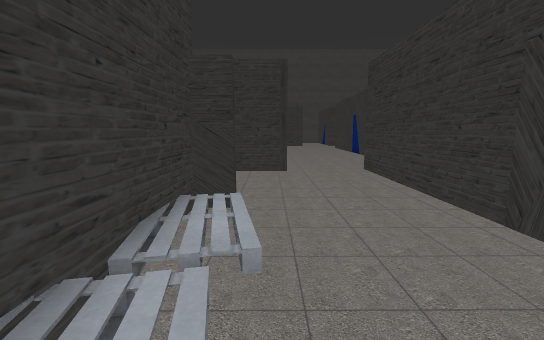
[1] (above)

24 first-person views from a walk through a scene from a Unity 3-D project. The camera is 1.4 m above the floor, tilts 8° down and sees 90° across. The floor is counted in squares, 1 m on a side. Each view is taken from the middle of a square. On the plan, view 1 faces up. The plan holds only what a view shows up to about 13 squares ahead; the rest is blank. The player is left out. Some animated figures are not drawn.

[2]
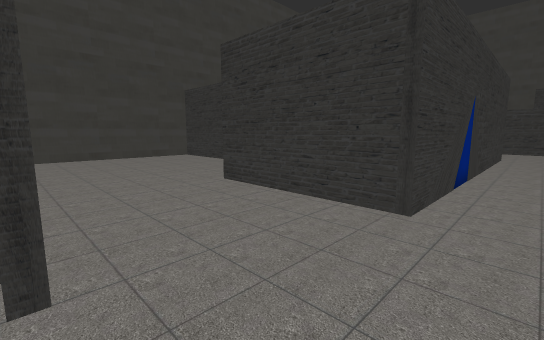

[3]
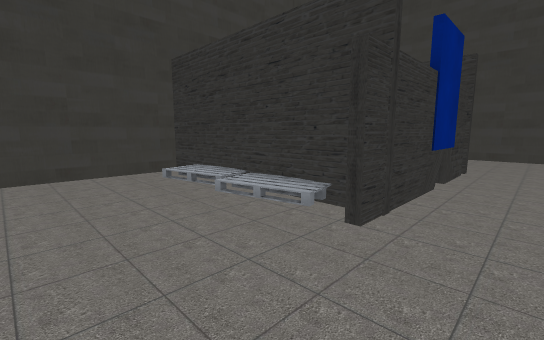

[4]
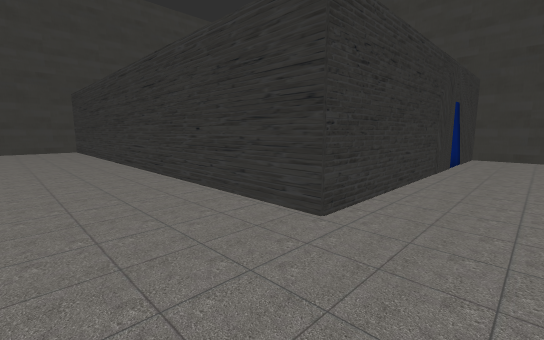

[5]
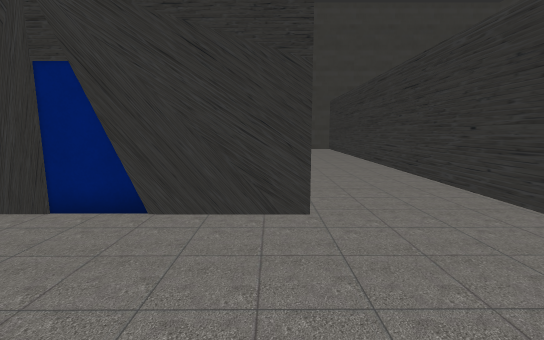

[6]
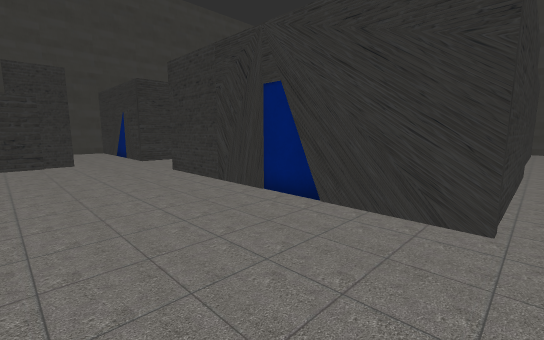

[7]
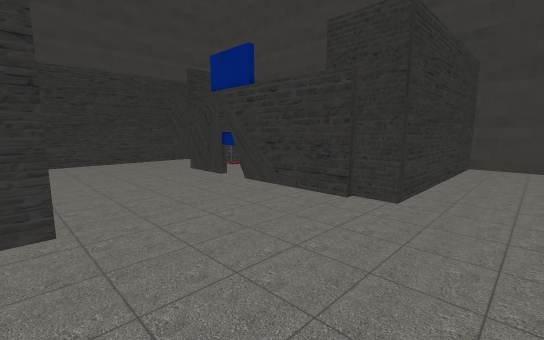

[8]
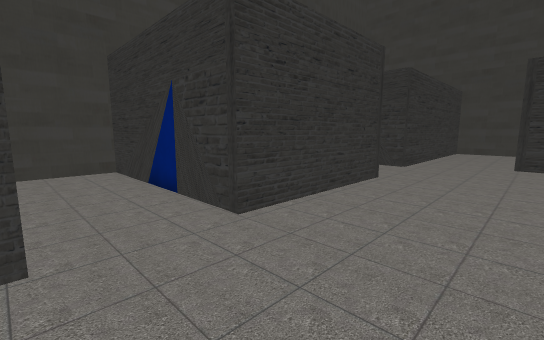

[9]
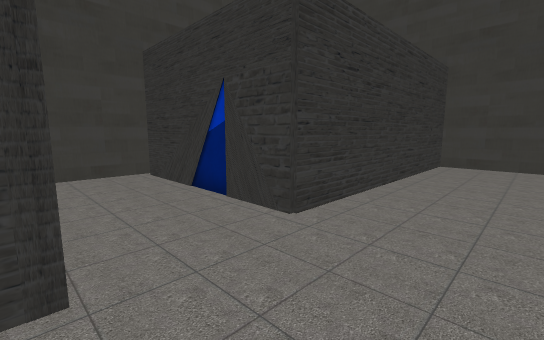

[10]
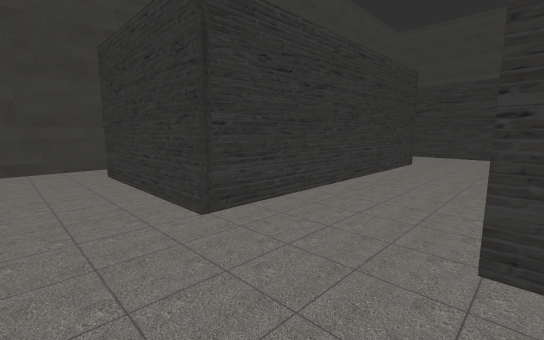

[11]
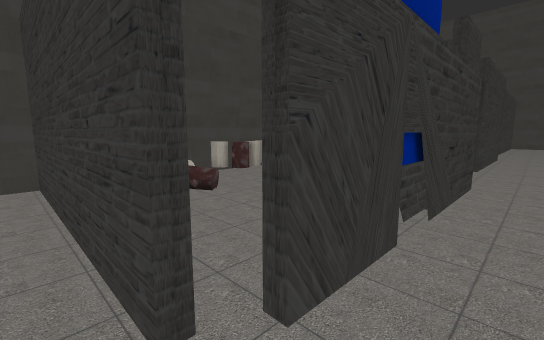

[12]
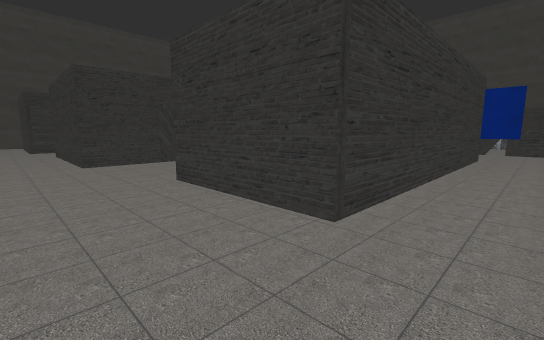

[13]
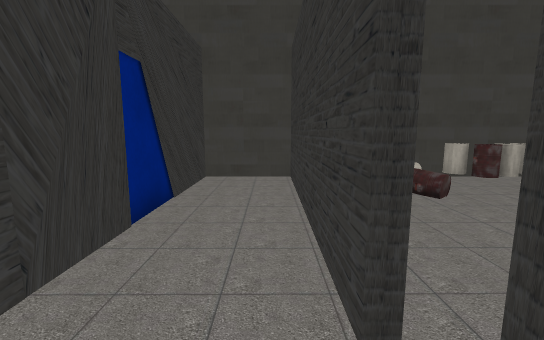

[14]
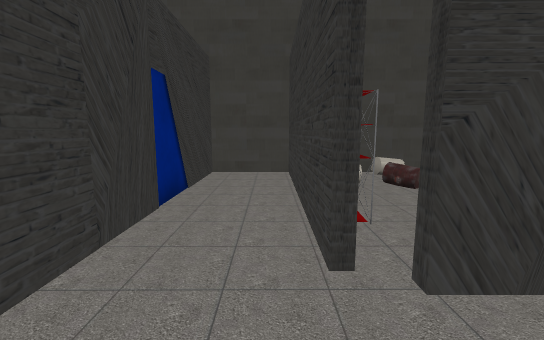

[15]
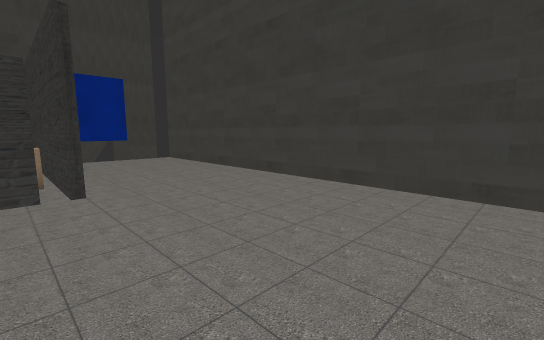

[16]
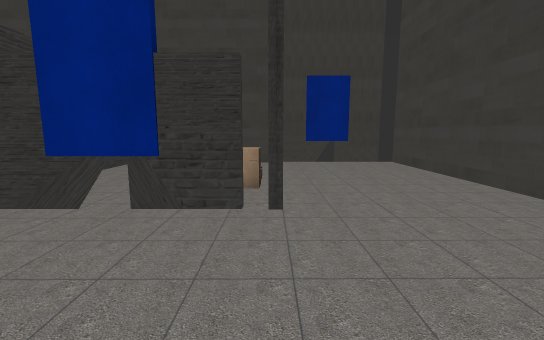

[17]
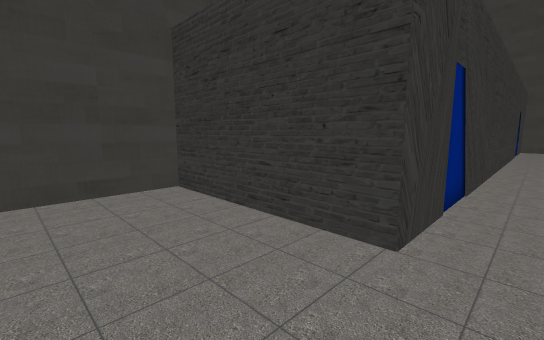

[18]
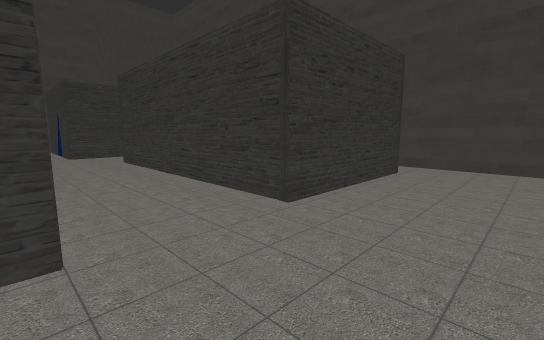

[19]
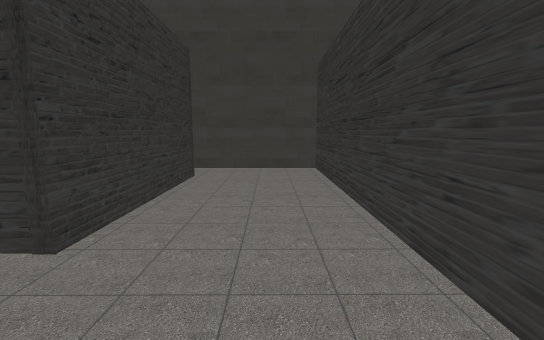

[20]
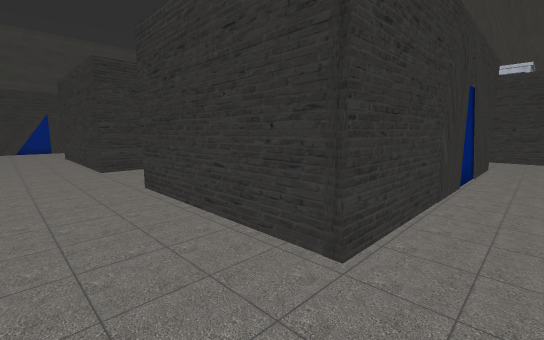

[21]
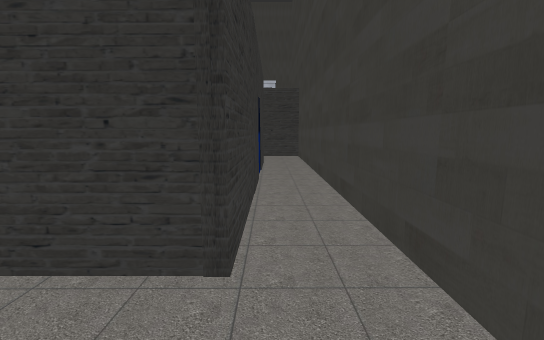

[22]
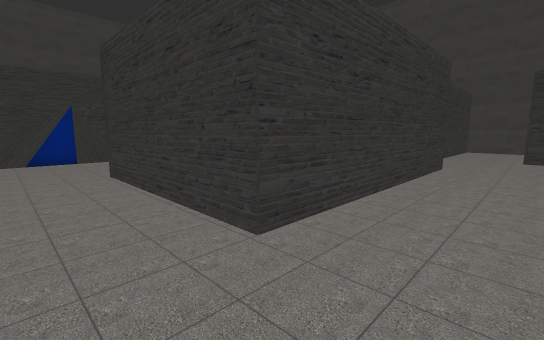

[23]
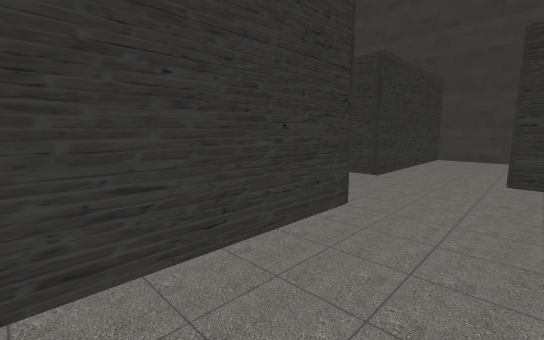

[24]
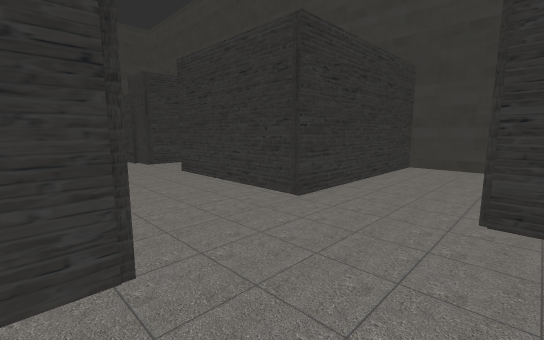

### Floor plan
Points are (right, up) in squares from view 1. A wall is a line through its corners. A room is listed if a view was taken in it or the views show most of it. See-through windows are left out.
Room 1 (views 1, 2, 3, 4, 5, 6, 7, 8, 9, 10, 11, 12, 13, 14, 15, 16, 17, 18, 19, 20, 21, 22, 23, 24)
walls: (0.6, 17.5) (0.5, 9.7) (-4.7, 9.7) (-4.7, 22.4) (0.6, 22.4) (0.6, 20.4); (5.5, 14.2) (5.5, 23.8) (9.4, 23.8); (2.1, 27.2) (-4.8, 27.2); (-0.7, 4.9) (-1.4, 4.9) (-1.5, -2.5) (3.1, -2.5); (11.9, 23.8) (12.4, 23.8) (12.3, 14.5) (5.5, 14.5); (16, 14.5) (16, 24.7) (21.6, 24.7) (21.6, 14.5) (16, 14.5); (-5.4, 27.5) (-5.4, 29.5); (-7.5, 5.2) (-0.7, 5.2); (-5.4, 31.4) (-5.4, 34.5) (-8.1, 34.5) (-8.1, 13.2) (-13.6, 13.2) (-13.6, -2.8); (3.5, -2.1) (3.5, 10.3) (23.5, 10.3) (23.5, 27.9) (14.4, 27.9) (14.4, 34.1); (14.6, 34.4) (11.3, 34.4) (11.3, 27.6) (5.8, 27.6) (5.8, 34.5) (3.1, 34.5) (3.1, 27.4) (2, 27.4); (-13, -2.7) (-8.5, -2.7)
low walls: (-0.6, 27.4) (-2.3, 27.4)
ways out: gap at (-13, -3)

Where each view was taken, in squares from view 1:
view 1: 0 up, 0 right, facing up
view 2: 5 up, 2 right, facing up-left
view 3: 7 up, 3 right, facing down-left
view 4: 14 up, 1 right, facing down-right
view 5: 15 up, 1 right, facing right
view 6: 14 up, 1 right, facing up-right
view 7: 22 up, 5 right, facing up-left
view 8: 24 up, 3 right, facing up-right
view 9: 25 up, 11 right, facing up-right
view 10: 27 up, 12 right, facing down-right
view 11: 26 up, 6 left, facing up-right
view 12: 26 up, 7 left, facing down-right
view 13: 26 up, 6 left, facing up
view 14: 25 up, 6 left, facing up
view 15: 12 up, 7 left, facing down-left
view 16: 10 up, 8 left, facing down
view 17: 10 up, 7 left, facing up-left
view 18: 11 up, 12 right, facing up-right
view 19: 12 up, 13 right, facing right
view 20: 12 up, 23 right, facing up-left
view 21: 12 up, 22 right, facing up
view 22: 12 up, 15 right, facing up-left
view 23: 19 up, 15 right, facing up-left
view 24: 23 up, 15 right, facing up-left
